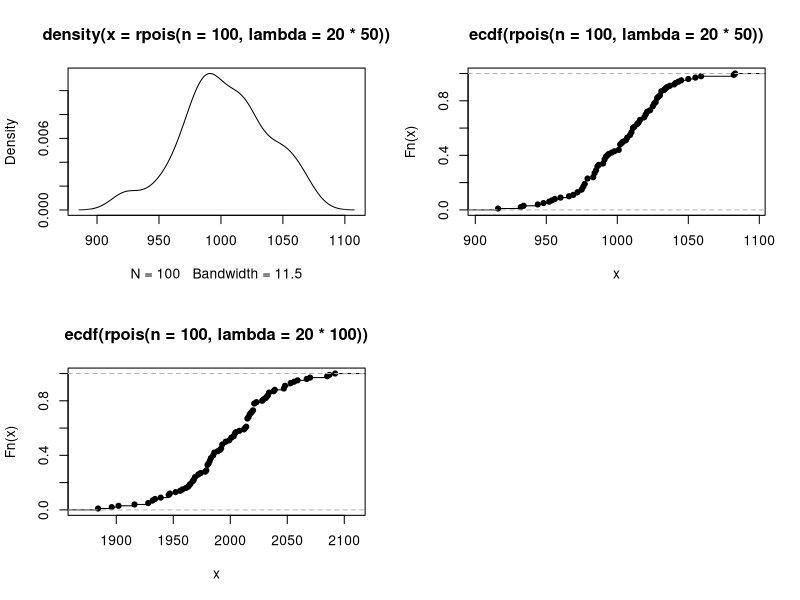

Source code (R):
rm(list = ls())
set.seed(12345)
par(mfrow=c(2,2))

#Q2
#a)
plot(density(rpois(n=100, lambda=20*50)))


#b)
plot(ecdf(rpois(n=100, lambda=20*50)))
plot(ecdf(rpois(n=100, lambda=20*100)))

